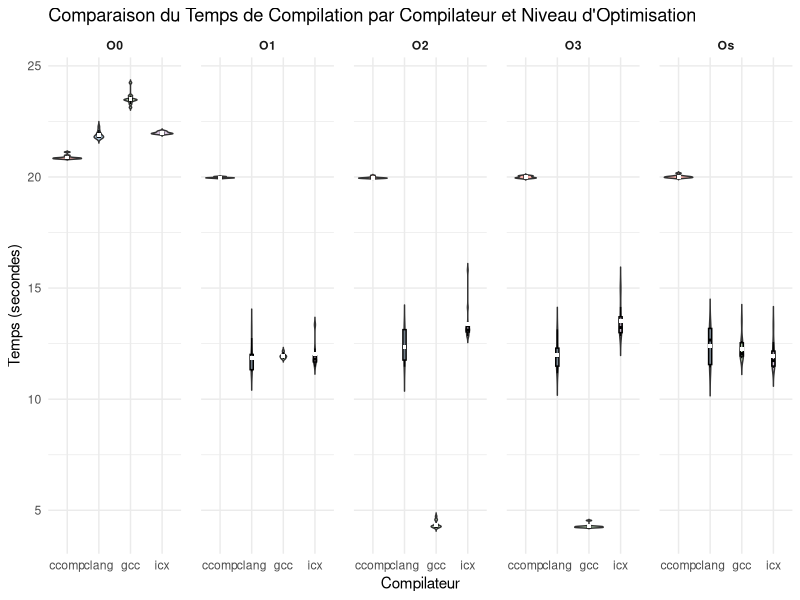

Generate this figure with R:
library(ggplot2)

# Step 1: Read the CSV file
data <- read.csv("time_data_backup.csv")


# Create the plot and store it in a variable
p <- ggplot(data, aes(x = compilation, y = temps, fill = compilation)) +
  geom_violin(trim = FALSE) +  # Violin plot for density
  geom_boxplot(width = 0.1, color = "black", alpha = 0.5, outlier.shape = NA) +
  stat_summary(fun = mean, geom = "point", shape = 15, size = 1, color = "white") +
  facet_grid(. ~ optimisation, scales = "free_x", space = "free_x") +
  labs(title = "Comparaison du Temps de Compilation par Compilateur et Niveau d'Optimisation", # nolint
       x = "Compilateur",
       y = "Temps (secondes)") +
  theme_minimal() +
  theme(panel.spacing = unit(1, "lines"),
        strip.text = element_text(face = "bold"),
        legend.position = "none") +  # Removes the legend
  scale_fill_brewer(palette = "Pastel1")

# Print the plot
print(p)
